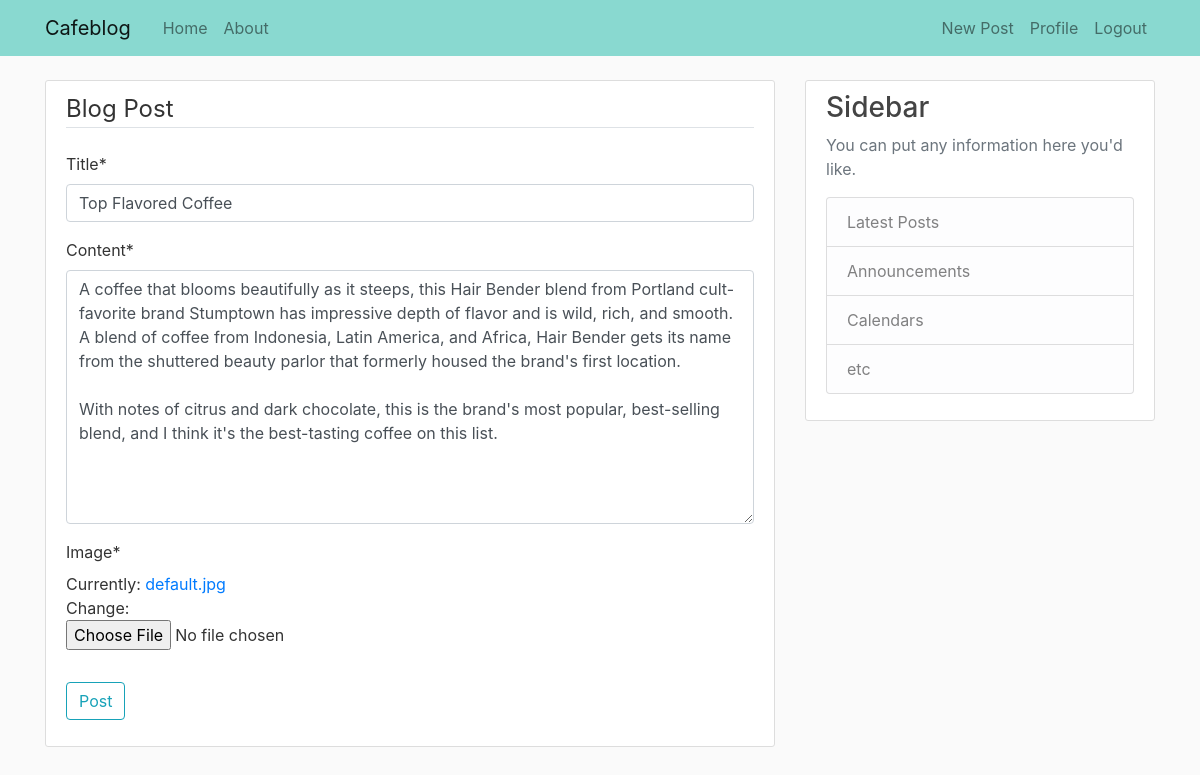
The app's page /post/9/update (signed in) with its own data.
### blog/models.py (models this page shows, shortened)
class Post(models.Model):
    title = models.CharField(max_length=100)
    content = models.TextField()
    date_posted = models.DateTimeField(default=timezone.now)
    author = models.ForeignKey(User, on_delete=models.CASCADE)
    image = models.ImageField(default='default.jpg', upload_to='blog_images')

### blog/views.py (the view, shortened to what this page needs)
# urls.py: path('post/<int:pk>/update', PostUpdateView.as_view(), name='post-update'),
class PostUpdateView(LoginRequiredMixin, UserPassesTestMixin, UpdateView):
    model = Post
    fields = ['title', 'content', 'image']
    def test_func(self):
        post = self.get_object()
        if self.request.user == post.author:
            return True
        return False

### blog/templates/blog/post_form.html (shortened to what this page needs)
{% extends "blog/base.html"%}
{% load crispy_forms_tags %}
{% block content %}
    <div class="content-section">
        <form method="POST" enctype="multipart/form-data">
            <fieldset class="form-group">
                <legend class="border-bottom mb-4">Blog Post</legend>
                {{ form|crispy }}
            </fieldset>
            <div class="form-group">
                <button class="btn btn-outline-info" type="submit">Post</button>
            </div>
        </form>
    </div>
{% endblock content %}

### blog/static/blog/main.css (style rules this page uses)
body { background: #fafafa; color: #333333; margin-top: 5rem; }
.content-section { background: #ffffff; padding: 10px 20px; border: 1px solid #dddddd; border-radius: 3px; margin-bottom: 20px; }

### records on screen
Post: title "Top Flavored Coffee", content "A coffee that blooms beautifully as it steeps, this Hair Bender blend from Portland cult-favorite brand Stumptown has impressive depth of flavor and is wild, rich, and smooth. A blend of coffee from Indonesia, Latin America, and Africa, Hair Bender gets its name from the shuttered beauty parlor that formerly housed the brand's first location. With notes of citrus and dark chocolate, this is the brand's most popular, best-selling blend, and I think it's the best-tasting coffee on this list."
